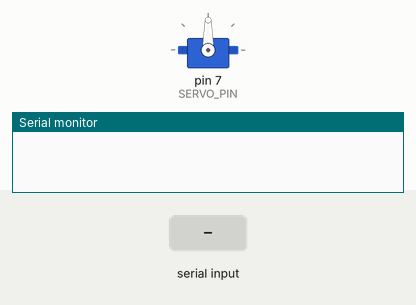
The sketch below on a simulated Arduino Leonardo, built with avr-gcc and run on an emulated ATmega32U4. Parts: servo, the last lines printed to the serial monitor. The test bench sets the inputs (shaded band).

Above: at 1.2 s.
1.3 s: "30,150\n" received over Serial
At 1.8 s:
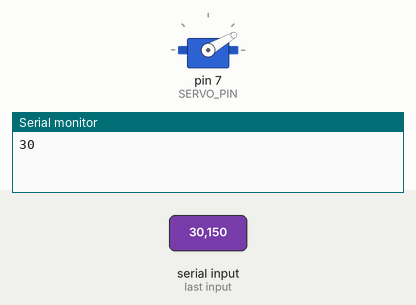
2.8 s: "5\n" received over Serial
At 4.0 s:
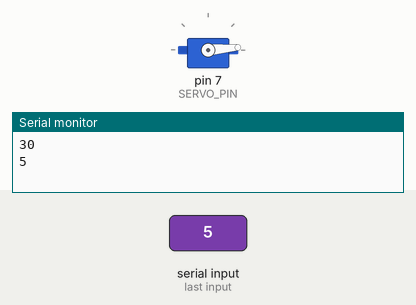
4.3 s: "200\n" received over Serial
At 5.4 s:
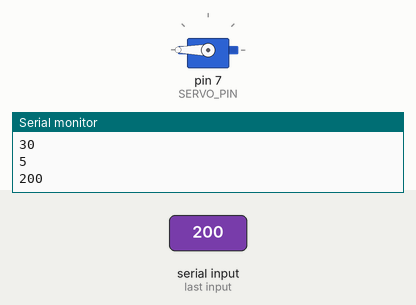
5.8 s: "90,45\n" received over Serial
At 6.6 s:
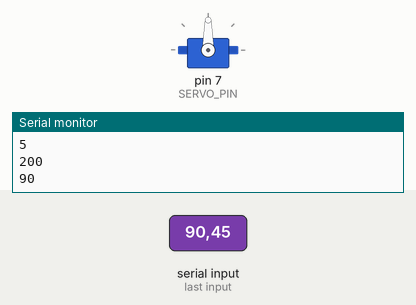
Timing chart, 0 to 8.3 s (numbered marks = the images above; inputs shaded):
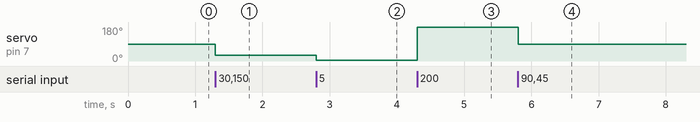

The sketch:

Servo.ino
```cpp
#include "Servo.h"
#define EM_MOTOR_SHIELD_BOARD_VERSION 3

#if (EM_MOTOR_SHIELD_BOARD_VERSION > 2)
    #define SERVO_PIN 7
#else
    #define SERVO_PIN 5
#endif
Servo myservo;  // Create a servo motor object

char inByte = 0; //Serial port to receive data
int angle = 0;  //Angle value
String temp = "";//Temporary character variables, or use it for the cache

void setup()
{
    myservo.attach(SERVO_PIN);    //Define the steering gear pin to 13
    Serial.begin(9600);  //Set the baud rate
}

void loop()
{
    while (Serial.available() > 0) //Determine whether the serial data
    {
        inByte = Serial.read();//Read data, the serial port can only read 1 character
        temp += inByte;//The characters read into temporary variables inside the cache,
        //Continue to determine the serial port there is no data, know all the data read out
    }
    //Determine whether the temporary variable is empty
    if(temp != "") {
        angle = temp.toInt();    //Convert variable string type to integer
        Serial.println(angle);  //Output data to the serial port for observation
        myservo.write(angle);  //Control the servo to rotate the corresponding angle.
     }
     temp = "";//Please see temporary variables
     delay(100);//Delayed 100 milliseconds
}
```

Measured:
- after the input at 1.3 s, servo on pin 7 (SERVO_PIN): 90° → 30° at once
- after the input at 2.8 s, servo on pin 7 (SERVO_PIN): 30° → 5° at once
- after the input at 4.3 s, servo on pin 7 (SERVO_PIN): 5° → 180° at once
- after the input at 5.8 s, servo on pin 7 (SERVO_PIN): 180° → 90° at once
